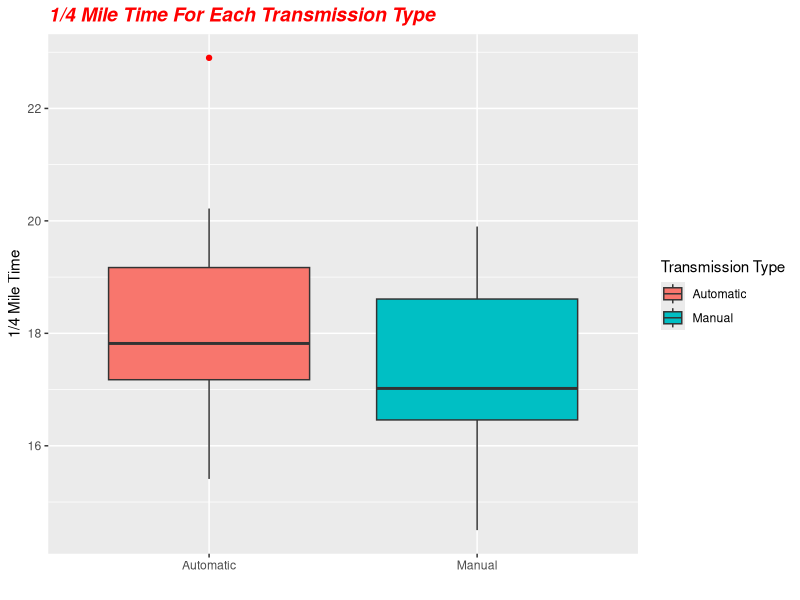
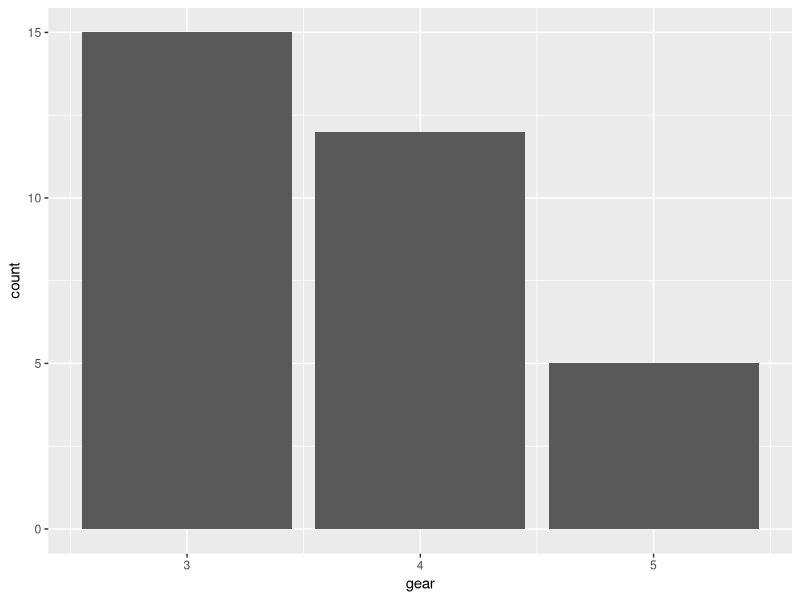
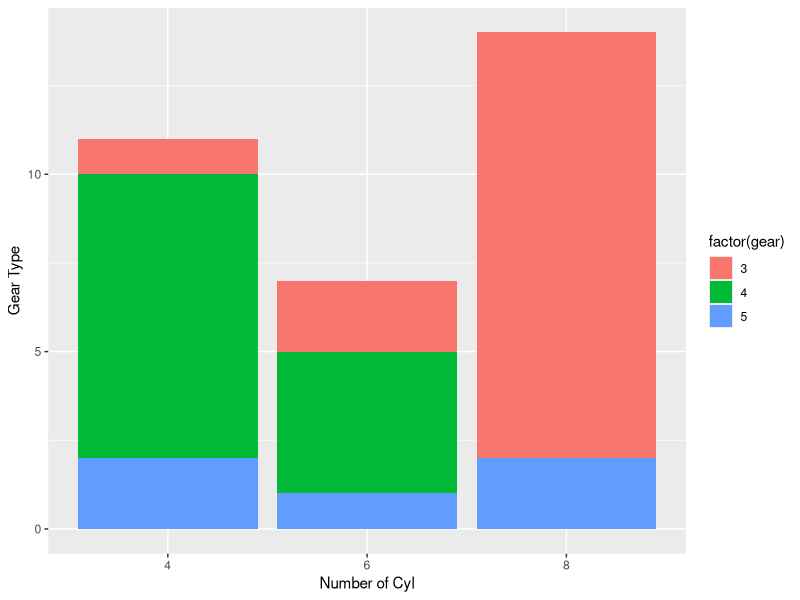
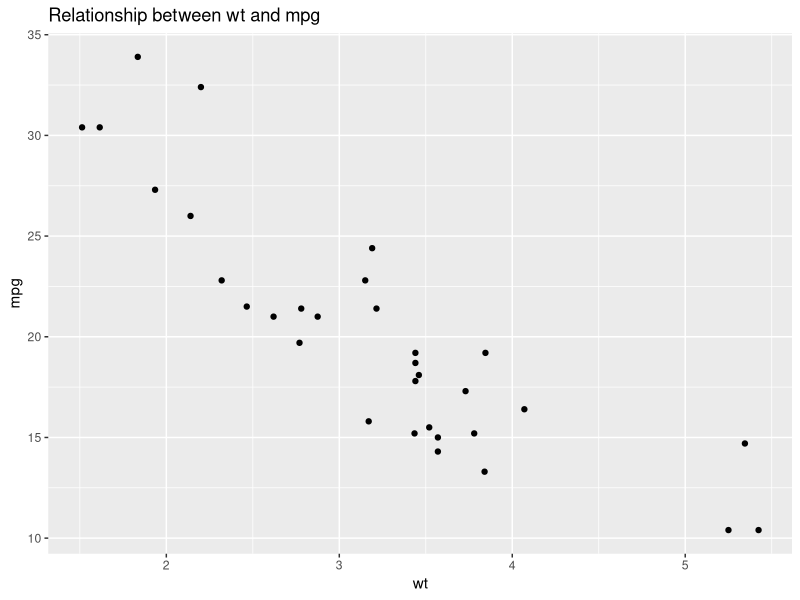
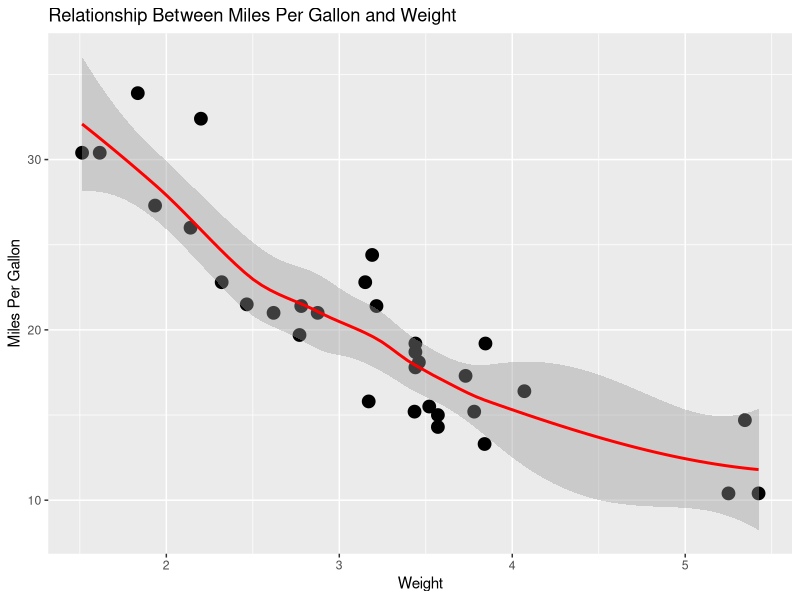
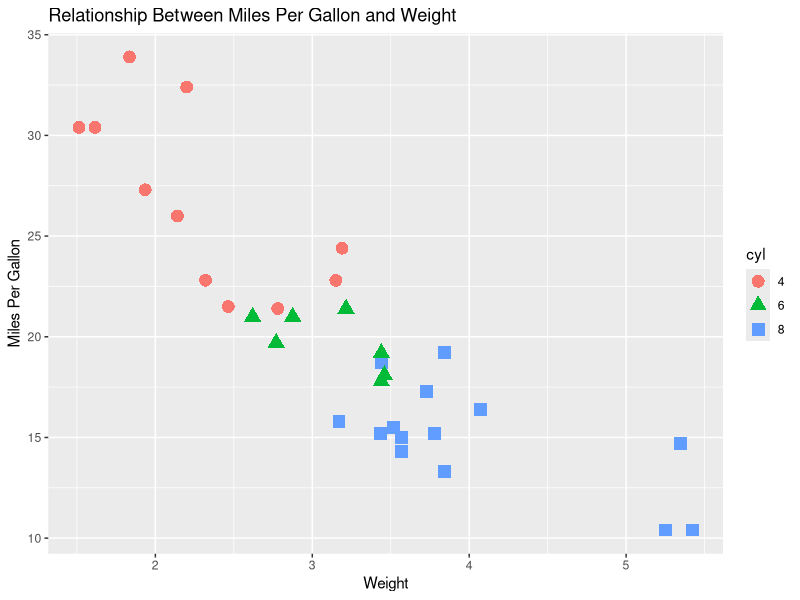

Recreate these plots in R, in order.
data("mtcars")
#b
install.packages("ggplot2")
library(ggplot2)
data(mtcars)

#c
mtcars$am <- factor(mtcars$am, levels=c(0,1), labels=c("Automatic","Manual"))


ggplot(data= mtcars,mapping= aes(x=am, y=qsec), fill=am)+
  ggtitle("1/4 Mile Time For Each Transmission Type")+
  geom_boxplot(aes(fill=am), outlier.colour = "red")+
  labs( x= "", y="1/4 Mile Time")+
  theme(plot.title = element_text(color="red", size=14, face="bold.italic"))+
  scale_fill_discrete(name="Transmission Type")

#d
ggplot(data=mtcars,aes(x=gear))+geom_bar(stat="count")

#e
ggplot(data=mtcars, aes(x = factor(cyl), fill = factor(gear))) +  
  xlab("Number of Cyl") +
  ylab("Gear Type") +
  geom_bar()
#f
ggplot(data=mtcars, aes(x = wt, y = mpg)) +
  xlab("wt") + ylab("mpg") +
  geom_point() +
  ggtitle("Relationship between wt and mpg")


#g
ggplot(mtcars, aes(x=wt, y=mpg)) +
  geom_point(size=4) +
  geom_smooth(se=TRUE, color="red") +
  labs(title="Relationship Between Miles Per Gallon and Weight",
       x="Weight", y="Miles Per Gallon")

#h
mtcars$cyl <- as.factor(mtcars$cyl) 

ggplot(mtcars, aes(x=wt, y=mpg, shape=cyl, color=cyl)) +
  geom_point(size=4) +
  labs(title="Relationship Between Miles Per Gallon and Weight",
       x="Weight", y="Miles Per Gallon")
